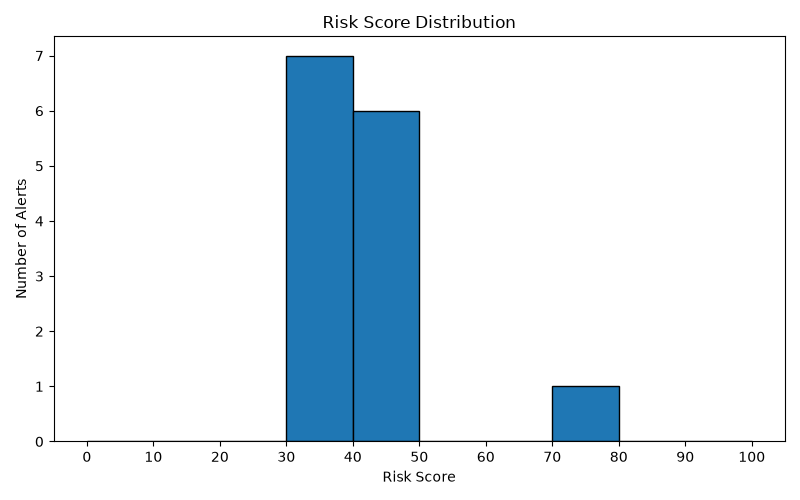

The Python source for this figure:
import os

import pandas as pd
import matplotlib.pyplot as plt
from dotenv import load_dotenv
from sqlalchemy import create_engine
from urllib.parse import quote_plus


load_dotenv()

db_password = quote_plus(os.getenv("DB_PASSWORD", ""))

engine = create_engine(
    f"mysql+pymysql://"
    f"{os.getenv('DB_USER')}:{db_password}"
    f"@{os.getenv('DB_HOST', 'localhost')}:"
    f"{os.getenv('DB_PORT', '3306')}/"
    f"{os.getenv('DB_NAME')}"
)


query = """
SELECT risk_score
FROM alerts
ORDER BY risk_score;
"""

df = pd.read_sql(query, engine)

plt.figure(figsize=(8, 5))

plt.hist(
    df["risk_score"],
    bins=[0, 10, 20, 30, 40, 50, 60, 70, 80, 90, 100],
    edgecolor="black"
)

plt.title("Risk Score Distribution")
plt.xlabel("Risk Score")
plt.ylabel("Number of Alerts")
plt.xticks(range(0, 101, 10))

plt.tight_layout()

plt.savefig("charts/risk_score_distribution.png")

plt.show()
